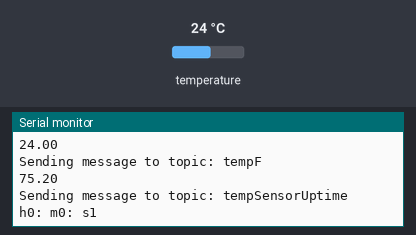
The sketch below on a simulated ESP8266 (NodeMCU). On the bench: the last lines printed to the serial monitor. Inputs (shaded band) come from the test bench; at power-on: temperature 24 °C. WiFi joins after 1.5 s; servers stay silent unless stated; no MQTT or app messages arrive unless stated.

Above: at 2.7 s.
2.8 s: temperature set to 12 °C
At 4.1 s:
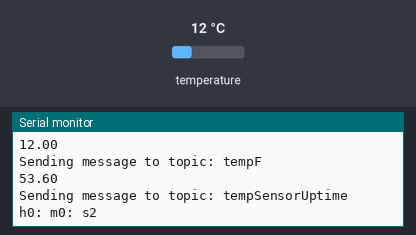
4.3 s: temperature set to 19 °C
At 5.2 s:
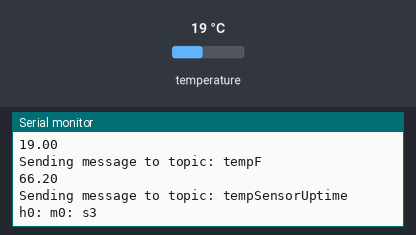
Timing chart, 0 to 7.3 s (numbered marks = the images above; inputs shaded):
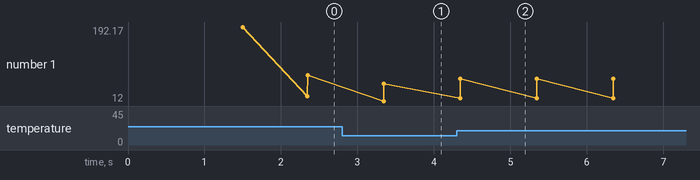

The sketch:

mqttPubTemp.ino
```cpp
// Load library's
#include <ESP8266WiFi.h>
#include <ArduinoMqttClient.h>
#include <OneWire.h>
#include <DallasTemperature.h>

//home router
const char* ssid     = "Hatter";
const char* password = "Wifi plz?";

// mqqt broker details
const char broker[] = "192.168.0.70";
int        port     = 1883;
const char topic[]  = "tempC";
const char topic2[]  = "tempF";
const char topic3[]  = "tempSensorUptime";

// GPIO where the DS18B20 is connected to
const int oneWireBus = 4;

//interval for sending messages (milliseconds)
const long dataInterval = 1000;
unsigned long previousDataMillis = 0;

//interval for reconnecting (milliseconds)
const long reconnectInterval = 60000;
unsigned long previousReconnectMillis = 0;

//connection state
bool connected = false;

// setup instances
WiFiClient wifiClient;
MqttClient mqttClient(wifiClient);
OneWire oneWire(oneWireBus);
DallasTemperature sensors(&oneWire);

void setup() {
  Serial.begin(115200);

  // Connect to Wi-Fi network with SSID and password
  Serial.print("Connecting to ");
  Serial.println(ssid);
  WiFi.begin(ssid, password);
  while (WiFi.status() != WL_CONNECTED) {
    delay(500);
    Serial.print(".");
  }
  // Print local IP address and start web server
  Serial.println("");
  Serial.println("WiFi connected.");
  Serial.println("IP address: ");
  Serial.println(WiFi.localIP());

  // connect mqtt broker
  Serial.print("Attempting to connect to the MQTT broker: ");
  Serial.println(broker);
  mqttClient.setUsernamePassword("admin","1234");
  if (!mqttClient.connect(broker, port)) {
    Serial.print("MQTT connection failed! Error code = ");
    Serial.println(mqttClient.connectError());

    while (1);
  }
  Serial.println("You're connected to the MQTT broker!");
  Serial.println();
  connected = true;

  // Start the DS18B20 sensor
  sensors.begin();
}

void loop() {
  // call poll() regularly to allow the library to send MQTT keep alive which
  // avoids being disconnected by the broker
  mqttClient.poll();


  unsigned long currentMillis = millis();

  if (currentMillis - previousReconnectMillis >= reconnectInterval){
    previousReconnectMillis = currentMillis;
    if (!mqttClient.connect(broker, port)) {
      Serial.print("MQTT connection failed! Error code = ");
      Serial.println(mqttClient.connectError());

      while (1);
    }
    Serial.println("refresh connection");
  }

  if (currentMillis - previousDataMillis >= dataInterval) {
    // save the last time a message was sent
    previousDataMillis = currentMillis;

    //get uptime
    String uptime = timeSinceStart();

    // get temp
    sensors.requestTemperatures();
    float temperatureC = sensors.getTempCByIndex(0);
    float temperatureF = sensors.getTempFByIndex(0);

    Serial.print("Sending message to topic: ");
    Serial.println(topic);
    Serial.println(temperatureC);

    Serial.print("Sending message to topic: ");
    Serial.println(topic2);
    Serial.println(temperatureF);

    Serial.print("Sending message to topic: ");
    Serial.println(topic3);
    Serial.println(uptime);

    // send message
    mqttClient.beginMessage(topic);
    mqttClient.print(temperatureC);
    mqttClient.endMessage();

    mqttClient.beginMessage(topic2);
    mqttClient.print(temperatureF);
    mqttClient.endMessage();

    mqttClient.beginMessage(topic3);
    mqttClient.print(uptime);
    mqttClient.endMessage();

    Serial.println();
  }

}
String timeSinceStart()
{
  int times = millis();
  int millisec  = times % 100;
  int tseconds = times/1000; // converts millis to sseconds
  int tminutes = tseconds / 60; // converts total seconds to total
  int seconds = tseconds % 60;
  int minutes = tminutes % 60;
  int thours = tminutes / 60;
  int hours = thours % 60;

  String DisplayTime = "h" + String(hours,DEC) + ": m" + String(minutes,DEC) + ": s" + String(seconds,DEC);

  return DisplayTime;
}
```

Measured:
- after the input at 2.8 s, the serial monitor: prints a new line after 0.55 s (image 1)
- after the input at 4.3 s, the serial monitor: prints a new line after 0.05 s (image 2)
- plotted number 1: 75.2 → 53.6 after the input at 2.8 s, 53.6 → 66.2 after the input at 4.3 s
